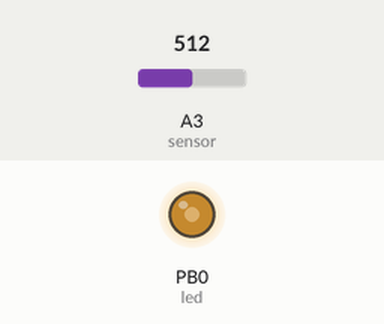
Simulated run of this sketch. Board: ATtiny85, built with avr-gcc and run on an emulated ATtiny85. On the bench: output pins drawn as LEDs (lit = HIGH). The test bench sets the inputs (shaded band); at power-on: A3 (sensor) = 512.

Above: at 1.2 s.
1.3 s: A3 (sensor) set to 716
At 2.3 s:
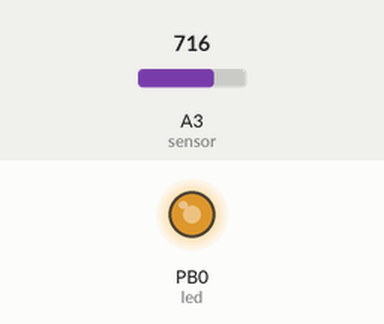
2.8 s: A3 (sensor) set to 900
At 3.4 s:
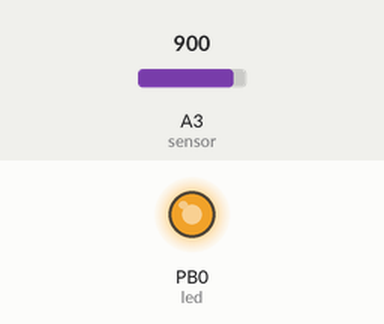
4.3 s: A3 (sensor) set to 122
At 5.5 s:
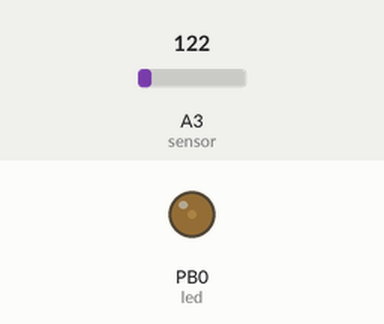
5.8 s: A3 (sensor) set to 0
At 6.9 s:
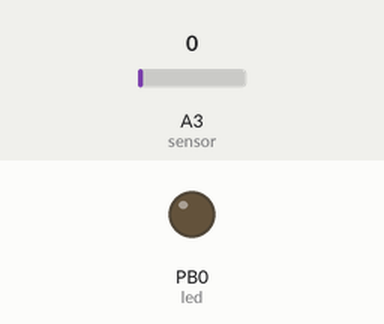
7.3 s: A3 (sensor) set to 511
At 8.0 s:
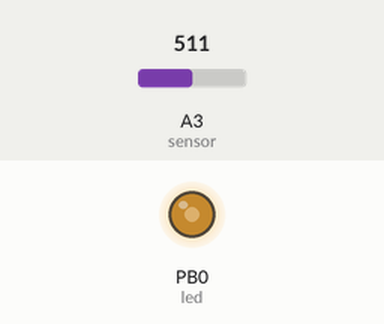
Timing chart, 0 to 9.8 s (numbered marks = the images above; inputs shaded):
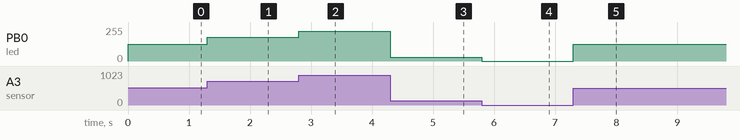

The sketch:

31_controlling_the_brightness_of_led_using_attiny85_1.ino
```cpp
int pot=0;
int led=0;
int sensor=A3;

void setup()
{
  pinMode(led, OUTPUT);
  pinMode(sensor, INPUT);
}

void loop()
{
  pot=analogRead(sensor);
  pot=map(pot,0,1023,0,255);
  analogWrite(led, pot);
}

  
```

Measured:
- after the input at 1.3 s, PB0 (led): 127/255 → 178/255 at once
- after the input at 2.8 s, PB0 (led): 178/255 → 224/255 at once
- after the input at 4.3 s, PB0 (led): 224/255 → 30/255 at once
- after the input at 5.8 s, PB0 (led): 30/255 → 0/255 at once
- after the input at 7.3 s, PB0 (led): 0/255 → 127/255 at once
